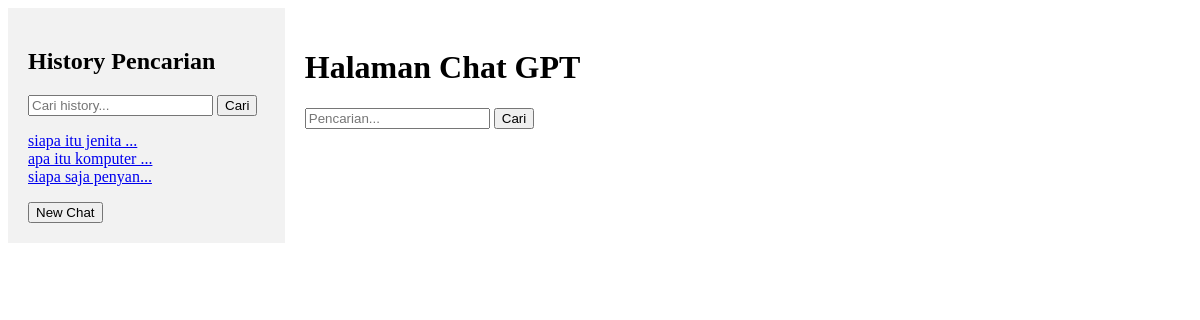
Before: /chatbot/ (signed in) with the older database file.
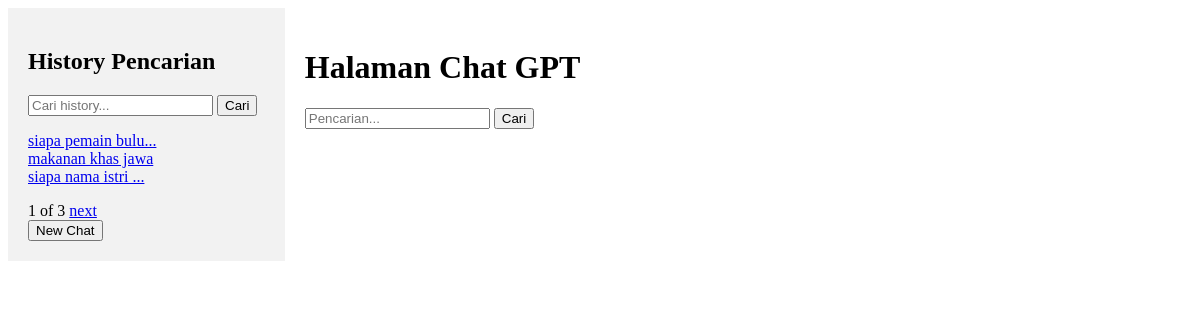
After: the same page with the newer database file.
### chatbot/models.py (models this page shows, shortened)
class ChatHistory(models.Model):
    user = models.ForeignKey(User, on_delete=models.CASCADE)
    prompt = models.CharField(max_length=255)
    message = models.TextField()

### chatbot/views.py (the view)
# urls.py: path('chatbot/', homeBot, name='chatbot'),
@login_required
def homeBot(request):
    if request.method == "POST":
        prompt = request.POST.get("prompt")
        model_engine = "text-davinci-003"
        completions = openai.Completion.create(
            engine=model_engine,
            prompt=prompt,
            max_tokens=1024,
            n=1,
            temperature=0.5,
        )
        message = completions.choices[0].text
        chat_history = ChatHistory(user=request.user, prompt=prompt, message=message)
        chat_history.save()
        session_messages.append({"sender": "user", "content": prompt})
        session_messages.append({"sender": "bot", "content": message})
        search_history = ChatHistory.objects.filter(user=request.user).order_by("-id")
        paginator = Paginator(search_history, ITEMS_PER_PAGE)
        page_number = request.GET.get("page", 1)
        page = paginator.get_page(page_number)
        shortened_history = []
        for history in page:
            prompt = history.prompt
            if len(prompt) > SHORTENED_LENGTH:  # Batasi panjang prompt menjadi SHORTENED_LENGTH karakter
                prompt = prompt[:SHORTENED_LENGTH-3] + "..."
            shortened_history.append(prompt)
        context = {
            "messages": session_messages,
            "searches": shortened_history,
            "page": page,
        }
        return render(request, "index.html", context)
    else:
        search_query = request.GET.get('search_query')
        search_history = ChatHistory.objects.filter(user=request.user).order_by("-id")
        if search_query:
            search_history = search_history.filter(Q(prompt__icontains=search_query) | Q(message__icontains=search_query))
        paginator = Paginator(search_history, ITEMS_PER_PAGE)
        page_number = request.GET.get("page", 1)
        page = paginator.get_page(page_number)
        shortened_history = []
        for history in page:
            prompt = history.prompt
            if len(prompt) > SHORTENED_LENGTH:  # Batasi panjang prompt menjadi SHORTENED_LENGTH karakter
                prompt = prompt[:SHORTENED_LENGTH-3] + "..."
            shortened_history.append(prompt)
        context = {
            "messages": session_messages,
            "searches": shortened_history,
            "page": page,
            "search_query": search_query,
        }
        return render(request, "index.html", context)

### chatbot/templates/index.html (shortened to what this page needs)
<!DOCTYPE html>
<html>
<head>
</head>
<body>
    <div id="sidebar">
        <h2>History Pencarian</h2>
        <form method="GET" action="{% url 'chatbot' %}">
            <input type="text" name="search_query" placeholder="Cari history..." value="{{ search_query|default_if_none:'' }}">
            <button type="submit">Cari</button>
        </form>
        <ul id="history">
            {% for search in searches %}
                <li><a href="{% url 'loadChat' search %}">{{ search }}</a></li>
            {% endfor %}
        </ul>
        {% if page.has_previous or page.has_next %}
            <div class="pagination">
                <span class="current-page">{{ page.number }} of {{ page.paginator.num_pages }}</span>
                {% if page.has_next %}
                    <a href="?page={{ page.next_page_number }}">next</a>
                {% endif %}
            </div>
        {% endif %}
        <button onclick="newChat()">New Chat</button>
    </div>
    <div id="content">
        <h1>Halaman Chat GPT</h1>
        <form method="POST" action="{% url 'chatbot' %}">
            <input type="text" name="prompt" placeholder="Pencarian...">
            <input type="submit" value="Cari">
        </form>
    </div>
</body>
</html>

### chatbot/templates/index.html (style rules this page uses)
body { display: flex; }
#sidebar { width: 20%; padding: 20px; background-color: #f2f2f2; }
#content { flex-grow: 1; padding: 20px; }
#history { list-style-type: none; padding: 0; }

Changed rows visible on the page:
added ChatHistory: searches "makanan khas jawa"
Other visible differences:
{{ page.number }}: (not shown) → "1"
{{ page.paginator.num_pages }}: (not shown) → "3"
new list line: "siapa pemain bulu..."
new list line: "siapa nama istri ..."
text now shown: "of next"
list line gone: "siapa itu jenita ..."
list line gone: "apa itu komputer ..."
list line gone: "siapa saja penyan..."
